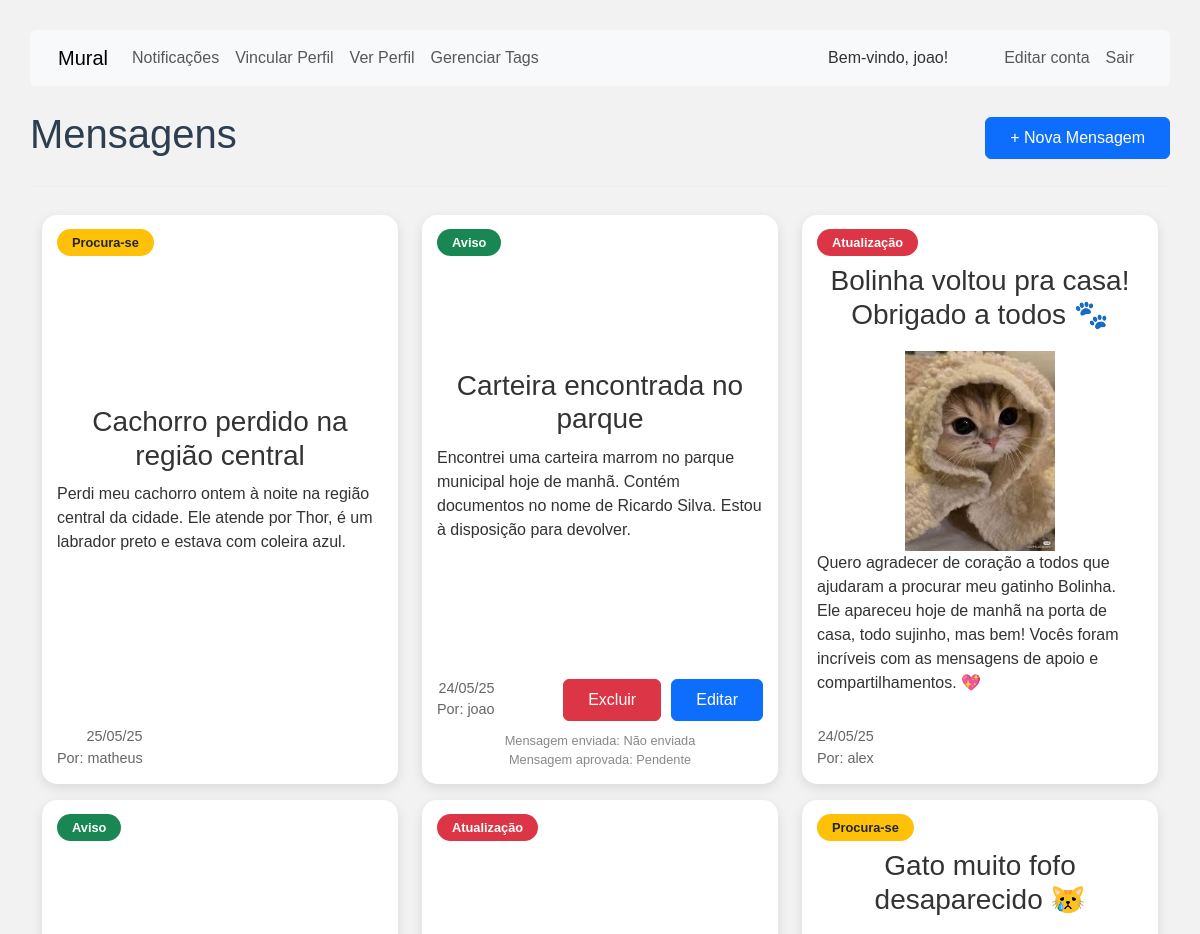
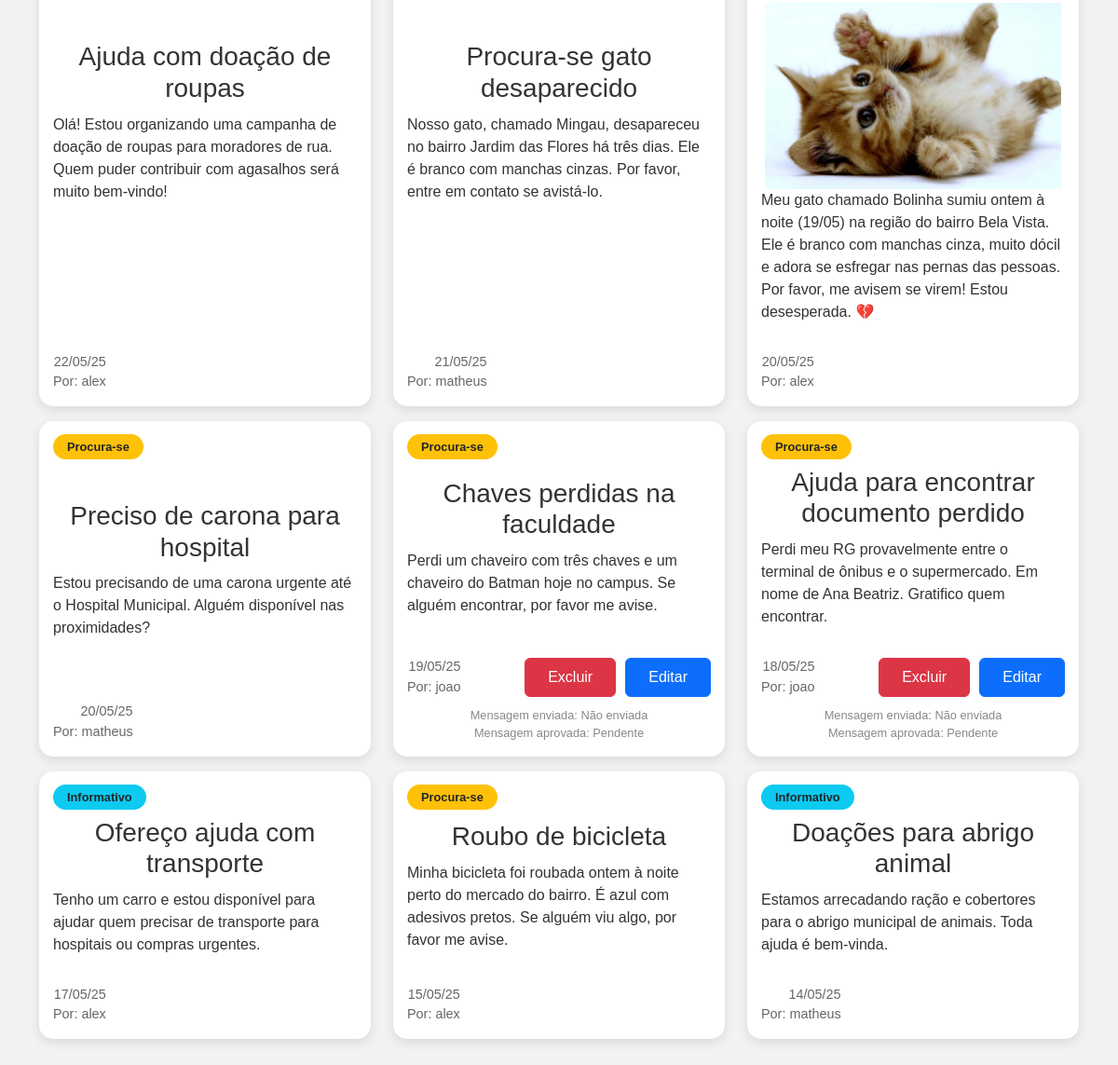
Page /mensagem/index.php (signed in) on the committed database (2 pictures, top to bottom).
### tables this page shows
CREATE TABLE `mensagens` (
  `id` int(11) NOT NULL,
  `titulo` varchar(100) DEFAULT NULL,
  `conteudo` text DEFAULT NULL,
  `criado_em` timestamp NOT NULL DEFAULT current_timestamp(),
  `user_id` int(11) DEFAULT NULL,
  `tag_id` int(11) DEFAULT NULL,
  `image_path` varchar(255) DEFAULT NULL
);

CREATE TABLE `tags` (
  `id` int(11) NOT NULL,
  `nome` varchar(50) NOT NULL
);

CREATE TABLE `usuarios` (
  `id` int(11) NOT NULL,
  `username` varchar(50) NOT NULL,
  `password` varchar(255) NOT NULL,
  `role` varchar(20) DEFAULT 'user',
  `created_at` timestamp NOT NULL DEFAULT current_timestamp(),
  `telefone` VARCHAR(20),
  `area_atuacao` VARCHAR(255),
  `email` varchar(255) NOT NULL
);

### mensagem/index.php (the view, shortened to what this page needs)
<?php
include 'db.php';
$sql = "SELECT m.*, u.username, t.nome AS tag_nome
        FROM mensagens m
        LEFT JOIN usuarios u ON m.user_id = u.id
        LEFT JOIN tags t ON m.tag_id = t.id
        ORDER BY m.criado_em DESC";
$result = $conn->query($sql);
$logged_user_id = isset($_SESSION['user_id']) ? $_SESSION['user_id'] : null;
$logged_user_role = isset($_SESSION['role']) ? $_SESSION['role'] : null;
?>
<?php
include '../includes/logged-header.php';
?>
<div class="msg-header">
    <div class="header-title">
        <h1>Mensagens</h1>
        <a href="create.php">
            <button class="btn btn-primary py-2 px-4">+ Nova Mensagem</button>
        </a>
    </div>
</div>
<hr>
<?php if ($result->num_rows > 0): ?>
    <div class="container column">
        <div class="row row-cols-1 row-cols-md-2 row-cols-xl-3">
            <?php while ($row = $result->fetch_assoc()): ?>
                <div class="col my-2">
                    <?php
                    $conteudo = htmlspecialchars($row['conteudo']);
                    ?>
                    <div class="message-card  <?php
                    if (!empty($row['image_path']) && mb_strlen($conteudo) > 250) {
                        echo 'aumenta-card';
                    }
                    ?>">
                        <div class="display-tag">
                            <div>
                                <?php if (!empty($row['tag_nome'])): ?>
                                    <span class="message-tag
                            <?php
                            if ($row['tag_nome'] === 'Atualização') {
                                echo 'tag-importante';
                            } elseif ($row['tag_nome'] === 'Aviso') {
                                echo 'tag-aviso';
                            } elseif ($row['tag_nome'] === 'Informativo') {
                                echo 'tag-informativo';
                            } elseif ($row['tag_nome'] === 'Procura-se') {
                                echo 'tag-procurase';
                            }
                            ?>
                            ">
                                        <?= htmlspecialchars($row['tag_nome']) ?>
                                    </span>
                                <?php elseif ($row['tag_id']): ?>
                                    <span class="message-tag">[Tag Removida]</span>
                                <?php endif; ?>
                            </div>
                        </div>
                        <div class="message-info">
                            <div class="card-title">
                                <h3><?= htmlspecialchars($row['titulo']) ?></h3>
                            </div>
                            <div class="card-image">
                                <?php if (!empty($row['image_path'])): ?>
                                    <img src="<?= htmlspecialchars($row['image_path']) ?>"
                                        style="max-height: 200px; height: auto; margin-top: 10px;">
                                <?php endif; ?>
                            </div>
                            <div class="display-text">
                                <p class="message-text <?php
                                if (!empty($row['image_path']) && mb_strlen($conteudo) > 250) {
                                    echo 'limita-tamanho-txt';
                                }
                                ?>">
                                    <?php echo nl2br($conteudo); ?>
                                </p>
                            </div>
                        </div>
                        <div>
                            <div class="card-footer">
                                <div class="footer-member card-meta">
                                    <div>
                                        <?= date('d/m/y', strtotime($row['criado_em'])) ?>
                                    </div>
                                    <div>
                                        <?php
                                        $owner_id = $row['user_id'] ?? null;
                                        ?>
                                        <?php if (!empty($row['username'])): ?>
                                            Por: <?= htmlspecialchars($row['username']) ?>
                                        <?php elseif ($owner_id): ?>
                                            Por: (usuário desconhecido)
                                        <?php else: ?>
                                            Por: (autor não registrado)
                                        <?php endif; ?>
                                    </div>
                                </div>
                                <div class="footer-member class-buttons">
                                    <?php
                                    if ($logged_user_id !== null && ($row['user_id'] == $logged_user_id || $logged_user_role === 'admin')):
                                        ?>
                                        <button type="button" onclick="abrirModalConfirmacao(<?= $row['id'] ?>)"
                                            class="btn btn-danger py-2 px-4">Excluir</button>
                                        <a href="edit.php?id=<?= $row['id'] ?>"><button
                                                class="btn btn-primary py-2 px-4">Editar</button></a>
                                    <?php endif; ?>
                                </div>
                            </div>
                            <?php
                            if ($logged_user_id !== null && ($row['user_id'] == $logged_user_id || $logged_user_role === 'admin')):
                                ?>
                                <div class="status-mensagem">
                                    Mensagem enviada: <?= htmlspecialchars($row['status']) ?>
                                    <br>
                                    Mensagem aprovada: <?= htmlspecialchars($row['admin_status']) ?>
                                </div>
                            <?php endif; ?>
                        </div>
                    </div>
                </div>
            <?php endwhile; ?>
        </div>
    </div>
<?php else: ?>
    <p>Nenhuma mensagem encontrada.</p>
<?php endif; ?>
<?php include '../includes/footer.php'; ?>

### mensagem/style.css (style rules this page uses)
body { font-family: Arial, sans-serif; background-color: #f2f2f2; padding: 30px; color: #333; }
h1, h2 { color: #2c3e50; }
a { color: #2980b9; text-decoration: none; }
hr { border: 0; height: 1px; background: #ddd; margin: 20px 0; }
.msg-header { display: flex; flex-direction: column; }
.header-title { display: flex; flex-direction: row; justify-content: space-between; align-items: center; }
.message-card { display: flex; flex-direction: column; justify-content: space-between; background-color: white; padding: 15px; border-radius: 15px; box-shadow: rgba(0, 0, 0, 0.1) 0px 4px 12px; height: 100%; transition: all 0.5s ease; }
.display-tag { display: flex; justify-content: space-between; align-items: center; }
.card-title { text-align: center; margin: 10px 0; }
.card-image { text-align: center; }
.card-image img { max-width: 100%; max-height: 200px; height: auto; margin-top: 10px; }
.card-footer { display: flex; justify-content: space-between; align-items: flex-end; margin-top: 15px; }
.class-buttons { display: flex; gap: 10px; }
.card-meta { text-align: right; font-size: 0.9em; color: #666; }
.status-mensagem { margin-top: 10px; text-align: center; font-size: 0.8em; color: #888; }
.message-tag { background-color: #e2e3e5; color: #4f545c; padding: 6px 15px; border-radius: 20px; font-size: 0.8em; font-weight: bold; }
.tag-importante { background-color: #dc3545; color: white; }
.tag-aviso { background-color: #198754; color: white; }
.tag-informativo { background-color: #0dcaf0; color: #212529; }
.tag-procurase { background-color: #ffc107; color: #212529; }

### rows in the picture
mensagens: tag.nome "Procura-se", titulo "Cachorro perdido na região central", conteudo "Perdi meu cachorro ontem à noite na região central da cidade. Ele atende por Thor, é um labrador preto e estava com coleira azul.", criado_em "25/05/25", user.username "matheus"
mensagens: tag.nome "Aviso", titulo "Carteira encontrada no parque", conteudo "Encontrei uma carteira marrom no parque municipal hoje de manhã. Contém documentos no nome de Ricardo Silva. Estou à disposição para devolver.", criado_em "24/05/25", user.username "joao", status "Não enviada", admin_status "Pendente"
mensagens: tag.nome "Atualização", titulo "Bolinha voltou pra casa! Obrigado a todos 🐾", image_path (picture), conteudo "Quero agradecer de coração a todos que ajudaram a procurar meu gatinho Bolinha. Ele apareceu hoje de manhã na porta de casa, todo sujinho, mas bem! Vocês foram incríveis com as mensagens de apoio e compartilhamentos. 💖", criado_em "24/05/25", user.username "alex"
mensagens: tag.nome "Aviso", titulo "Ajuda com doação de roupas", conteudo "Olá! Estou organizando uma campanha de doação de roupas para moradores de rua. Quem puder contribuir com agasalhos será muito bem-vindo!", criado_em "22/05/25", user.username "alex"
mensagens: tag.nome "Atualização", titulo "Procura-se gato desaparecido", conteudo "Nosso gato, chamado Mingau, desapareceu no bairro Jardim das Flores há três dias. Ele é branco com manchas cinzas. Por favor, entre em contato se avistá-lo.", criado_em "21/05/25", user.username "matheus"
mensagens: tag.nome "Procura-se", titulo "Gato muito fofo desaparecido 😿", image_path (picture), conteudo "Meu gato chamado Bolinha sumiu ontem à noite (19/05) na região do bairro Bela Vista. Ele é branco com manchas cinza, muito dócil e adora se esfregar nas pernas das pessoas. Por favor, me avisem se virem! Estou desesperada. 💔", criado_em "20/05/25", user.username "alex"
mensagens: tag.nome "Procura-se", titulo "Preciso de carona para hospital", conteudo "Estou precisando de uma carona urgente até o Hospital Municipal. Alguém disponível nas proximidades?", criado_em "20/05/25", user.username "matheus"
mensagens: tag.nome "Procura-se", titulo "Chaves perdidas na faculdade", conteudo "Perdi um chaveiro com três chaves e um chaveiro do Batman hoje no campus. Se alguém encontrar, por favor me avise.", criado_em "19/05/25", user.username "joao", status "Não enviada", admin_status "Pendente"
mensagens: tag.nome "Procura-se", titulo "Ajuda para encontrar documento perdido", conteudo "Perdi meu RG provavelmente entre o terminal de ônibus e o supermercado. Em nome de Ana Beatriz. Gratifico quem encontrar.", criado_em "18/05/25", user.username "joao", status "Não enviada", admin_status "Pendente"
mensagens: tag.nome "Informativo", titulo "Ofereço ajuda com transporte", conteudo "Tenho um carro e estou disponível para ajudar quem precisar de transporte para hospitais ou compras urgentes.", criado_em "17/05/25", user.username "alex"
mensagens: tag.nome "Procura-se", titulo "Roubo de bicicleta", conteudo "Minha bicicleta foi roubada ontem à noite perto do mercado do bairro. É azul com adesivos pretos. Se alguém viu algo, por favor me avise.", criado_em "15/05/25", user.username "alex"
mensagens: tag.nome "Informativo", titulo "Doações para abrigo animal", conteudo "Estamos arrecadando ração e cobertores para o abrigo municipal de animais. Toda ajuda é bem-vinda.", criado_em "14/05/25", user.username "matheus"

### other values in the picture
$_SESSION['username'] "joao"
